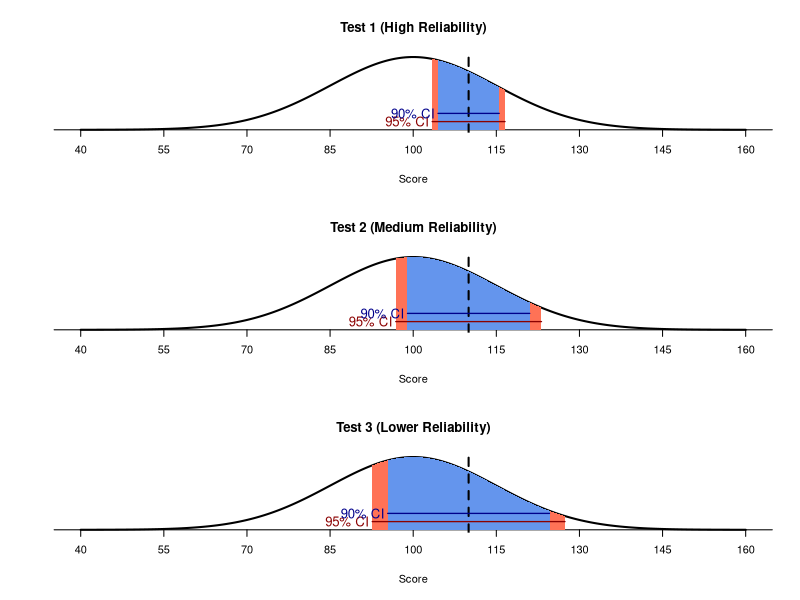

Here is the R script that generated this plot:
# Visualizing the relationships between confidence intervals, standard error of measurement, and reliability in standardized tests 

# Written by Melissa McSweeney, Mackenzie Kephart, and Betsy Barrett for Speech@NYU - Clinical Practicum I, May 2023 

###########################

# There are three imaginary standardized tests which each have a mean score of 100 and a standard deviation of 15 according to their norms
# The same person takes all three tests and happens to obtain a score of 110 on each test.
# The three tests have different levels of reliability (internal consistency), each measured by Cronbach's alpha. Higher value = more reliable test

rm(list=ls())

library(scales)

tests<-as.data.frame(matrix(data=NA, nrow = 3, ncol=5))
colnames(tests)<-c('Test','Reliability','SEM','90% Conf. Int.','95% Conf. Int.')
tests$Test<-c('Test 1', 'Test 2', 'Test 3')
tests$Reliability<-c(0.95,0.8,0.65)


pt_score<-110 #patient's observed score on each test 
mu=100 #population mean of test
sigma=15 #population standard deviation of test

#Calculate the standard error of measurement (SEM) using the tests' standard deviation (15 for all of them) and their respective reliability
tests$SEM<-sigma*(sqrt(1-tests$Reliability))

#critical value for 90% CI = 1.645
#critical value for 95% CI = 1.96

#calculate 90% and 95% confidence intervals for each test

tests$CI_90_low<-round((pt_score-(1.645*tests$SEM)),2)
tests$CI_90_high<-round((pt_score+(1.645*tests$SEM)),2)
tests$CI_95_low<-round((pt_score-(1.96*tests$SEM)),2)
tests$CI_95_high<-round((pt_score+(1.96*tests$SEM)),2)

tests$`90% Conf. Int.`<-paste('[',tests$CI_90_low,', ',tests$CI_90_high,']',sep = '')
tests$`95% Conf. Int.`<-paste('[',tests$CI_95_low,', ',tests$CI_95_high,']',sep = '')

dev.off()

#allow plots to be visualized in a 3x1 array 
par(mfrow=c(3,1))

reli<-c('High Reliability',"Medium Reliability",'Lower Reliability') #note, these are not official classifications of Cronbach's alpha magnitude, but comparative placeholders for simplicity

#initialize normal distribution for plotting 
x <- seq(-4, 4, length = 1000) * sigma + mu
y<-dnorm(x,mean=mu,sd=sigma)

#iteratively plot normal distribution with confidence intervals for each of the tests 
for (i in 1:3){
  #plot normal distribution and label numbers on x-axis 
  plot(x,y, type = "l", lwd = 2, axes = FALSE, xlab = "Score", ylab = "",main=paste(tests[i,'Test'],' (',reli[i],')',sep=''))
  sd_axis_bounds = 5
  axis_bounds <- seq(-sd_axis_bounds * sigma + mu,
                     sd_axis_bounds * sigma + mu,
                     by = sigma)
  axis(side = 1, at = axis_bounds, pos = 0)
  
  #plot 95% confidence interval
  lowlim=tests[i,'CI_95_low']
  uplim=tests[i,'CI_95_high']
  
  dx = seq(lowlim, uplim, 0.01)
  polygon(x = c(lowlim, dx, uplim), y = c(0, dnorm(dx, mean = mu, sd = sigma), 0), border = NA, col = alpha('coral1',1))
  
  #plot 90% confidence interval 
  lowlim=tests[i,'CI_90_low']
  uplim=tests[i,'CI_90_high']
  
  dx = seq(lowlim, uplim, 0.01)
  polygon(x = c(lowlim, dx, uplim), y = c(0, dnorm(dx, mean = mu, sd = sigma), 0), border = NA, col = alpha('cornflowerblue',1))
  
  #dotted line to visualize the patient's obtained score
  abline(v=pt_score,lty=2,lwd=2)
  
  #label and delineate the width of each confidence interval 
  segments(x0=tests[i,'CI_95_low'],y0=0.003,x1=tests[i,'CI_95_high'],y1=0.003,col='darkred',lwd=1.3)
  segments(x0=tests[i,'CI_90_low'],y0=0.006,x1=tests[i,'CI_90_high'],y1=0.006,col='darkblue',lwd=1.3)
  text(x=(tests[i,'CI_95_low'])-4.5,y=0.003,labels="95% CI",col='darkred',cex=1.2)
  text(x=(tests[i,'CI_90_low'])-4.5,y=0.006,labels="90% CI",col='darkblue',cex=1.2)
  
}


#the part of the code for plotting specific areas under a normal curve in R was adapted from https://chem.libretexts.org/Bookshelves/Analytical_Chemistry/Chemometrics_Using_R_(Harvey)/06%3A_Uncertainty_of_Data/6.03%3A_Using_R_to_Model_Properties_of_a_Normal_Distribution
